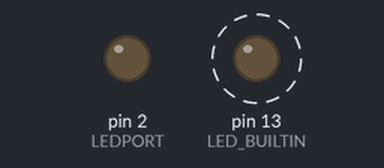
The sketch below on a simulated Arduino Uno, built with avr-gcc and run on an emulated ATmega328P. Parts: output pins drawn as LEDs (lit = HIGH). Dashed ring = blinking.

Above: at 1.5 s.
Timing chart, 0 to 5.6 s (numbered marks = the images above):
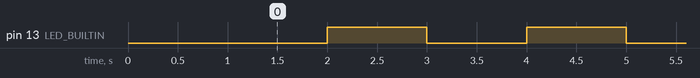

Measured:
- by itself, pin 13 (LED_BUILTIN): alternates HIGH for 1.0 s and LOW for 1.0 s

The sketch:

argb.ino
```cpp
#define LEDPORT 2

void LED_1_BLUE()
{
}

void LED_1_RED()
{
}

void LED_1_GREEN()
{
	delay(1000);
	digitalWrite(LEDPORT, HIGH);
	digitalWrite(LEDPORT, LOW);
	digitalWrite(LEDPORT, HIGH);
	digitalWrite(LEDPORT, LOW);
	digitalWrite(LEDPORT, HIGH);
	digitalWrite(LEDPORT, LOW);
	digitalWrite(LEDPORT, HIGH);
	digitalWrite(LEDPORT, LOW);
	digitalWrite(LEDPORT, HIGH);
	digitalWrite(LEDPORT, LOW);
	digitalWrite(LEDPORT, HIGH);
	digitalWrite(LEDPORT, LOW);
	digitalWrite(LEDPORT, HIGH);
	digitalWrite(LEDPORT, LOW);
	digitalWrite(LEDPORT, HIGH);
	digitalWrite(LEDPORT, LOW);
}

void LED_1_WHITE()
{
	delay(1000);
	digitalWrite(LEDPORT, HIGH);
	digitalWrite(LEDPORT, LOW);
	digitalWrite(LEDPORT, HIGH);
	digitalWrite(LEDPORT, LOW);
	digitalWrite(LEDPORT, HIGH);
	digitalWrite(LEDPORT, LOW);
	digitalWrite(LEDPORT, HIGH);
	digitalWrite(LEDPORT, LOW);
	digitalWrite(LEDPORT, HIGH);
	digitalWrite(LEDPORT, LOW);
	digitalWrite(LEDPORT, HIGH);
	digitalWrite(LEDPORT, LOW);
	digitalWrite(LEDPORT, HIGH);
	digitalWrite(LEDPORT, LOW);
	digitalWrite(LEDPORT, HIGH);
	digitalWrite(LEDPORT, LOW);

	digitalWrite(LEDPORT, HIGH);
	digitalWrite(LEDPORT, LOW);
	digitalWrite(LEDPORT, HIGH);
	digitalWrite(LEDPORT, LOW);
	digitalWrite(LEDPORT, HIGH);
	digitalWrite(LEDPORT, LOW);
	digitalWrite(LEDPORT, HIGH);
	digitalWrite(LEDPORT, LOW);
	digitalWrite(LEDPORT, HIGH);
	digitalWrite(LEDPORT, LOW);
	digitalWrite(LEDPORT, HIGH);
	digitalWrite(LEDPORT, LOW);
	digitalWrite(LEDPORT, HIGH);
	digitalWrite(LEDPORT, LOW);
	digitalWrite(LEDPORT, HIGH);
	digitalWrite(LEDPORT, LOW);

	digitalWrite(LEDPORT, HIGH);
	digitalWrite(LEDPORT, LOW);
	digitalWrite(LEDPORT, HIGH);
	digitalWrite(LEDPORT, LOW);
	digitalWrite(LEDPORT, HIGH);
	digitalWrite(LEDPORT, LOW);
	digitalWrite(LEDPORT, HIGH);
	digitalWrite(LEDPORT, LOW);
	digitalWrite(LEDPORT, HIGH);
	digitalWrite(LEDPORT, LOW);
	digitalWrite(LEDPORT, HIGH);
	digitalWrite(LEDPORT, LOW);
	digitalWrite(LEDPORT, HIGH);
	digitalWrite(LEDPORT, LOW);
	digitalWrite(LEDPORT, HIGH);
	digitalWrite(LEDPORT, LOW);
}

void setup()
{
	pinMode(LED_BUILTIN, OUTPUT);
	pinMode(LEDPORT, OUTPUT);
	digitalWrite(LEDPORT, LOW);

	LED_1_GREEN();
}

void loop()
{
	delay(1000);
	digitalWrite(LED_BUILTIN, HIGH);
	delay(1000);
	digitalWrite(LED_BUILTIN, LOW);
}
```
